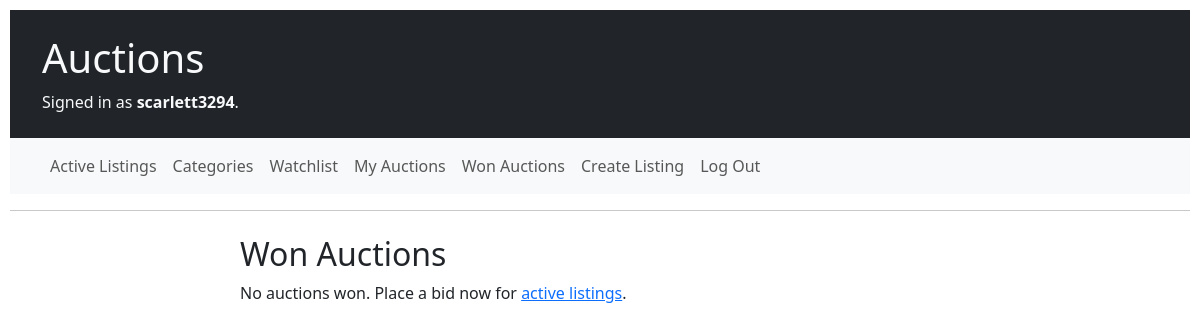
/won_auctions/ (signed in), run on an earlier commit of the app's database.
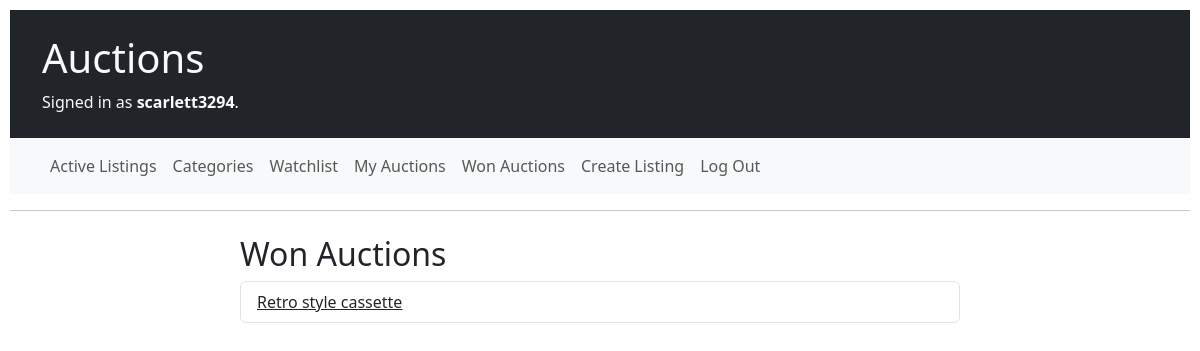
And on a later commit of the database.
### auctions/models.py (models this page shows)
class Auction(models.Model):
    title = models.CharField(max_length=60)
    description = models.TextField()
    image = models.URLField(blank=True)
    category = models.ForeignKey(Category, on_delete=models.SET_NULL, null=True, blank=True)
    creator = models.ForeignKey(User, on_delete=models.CASCADE, related_name="listings")
    date_created = models.DateTimeField(auto_now_add=True)
    price = models.DecimalField(max_digits=10, decimal_places=2)
    starting_bid = models.DecimalField(max_digits=10, decimal_places=2)
    active = models.BooleanField(default=True)
    winner = models.ForeignKey(User, on_delete=models.SET_NULL, null=True, blank=True, related_name="won_auctions")

### auctions/views.py (the view)
# urls.py: path("won_auctions/", views.won_auctions, name="won_auctions"),
@login_required
def won_auctions(request):
    won_auctions = Auction.objects.filter(winner=request.user)
    return render(request, "auctions/won_auctions.html", {
        "won_auctions": won_auctions
    })

### auctions/templates/auctions/won_auctions.html
{% extends "auctions/layout.html" %}
{% block body %}
    <div class="container">
        <div class="row">
            <div class="col-md-8 mx-auto">
                <section class="won-auctions">
                    <h2 class="won-auctions__title">Won Auctions</h2>
                    {% if won_auctions %}
                        <ul class="list-group won-auctions__list">
                            {% for auction in won_auctions %}
                                <li class="list-group-item won-auctions__item">
                                    <a href="{% url 'listing' auction.pk %}" class="text-dark">{{ auction.title }}</a>
                                </li>
                            {% endfor %}
                        </ul>
                    {% else %}
                        <p class="won-auctions__empty-msg">No auctions won. Place a bid now for <a href="{% url 'index' %}" class="won-auctions__link">active listings</a>.</p>
                    {% endif %}
                </section>
            </div>
        </div>
    </div>
{% endblock %}

What changed in the data, as far as the page shows it:
added Auction: title "Retro style cassette"
Also different on the page:
text no longer shown: "No auctions won. Place a bid now for active listings ."
